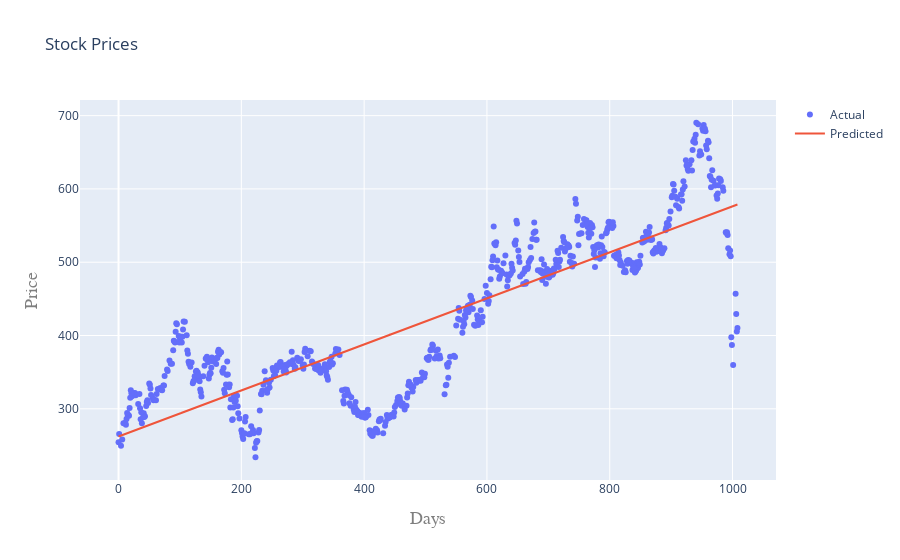

Notebook code for this chart:
### Code cell
iplot(plot3)

### Figure 1 — Plotly figure (JSON) as saved in the notebook; plotly's stock layout.template omitted (floating-point values rounded to 4 significant figures; data arrays with more than 128 entries replaced by an {"elided": "..."} marker saying what was removed)
{"data": [{"mode": "markers", "name": "Actual", "type": "scatter", "x": {"elided": "706 int values"}, "y": {"elided": "706 float values"}}, {"mode": "lines", "name": "Predicted", "type": "scatter", "x": {"elided": "706 int values"}, "y": {"elided": "706 float values"}}], "layout": {"title": {"text": "Stock Prices"}, "xaxis": {"title": {"font": {"color": "#7f7f7f", "family": "Courier New, monospace", "size": 18}, "text": "Days"}}, "yaxis": {"title": {"font": {"color": "#7f7f7f", "family": "Courier New, monospace", "size": 18}, "text": "Price"}}}}
